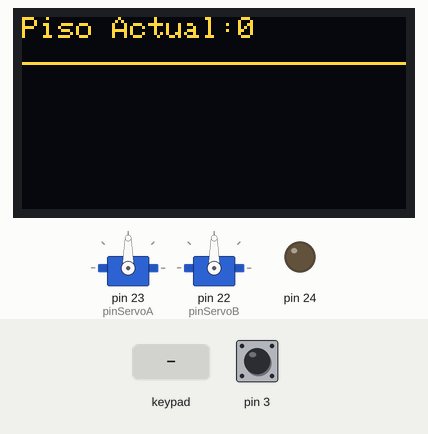
This sketch was run on a simulated Arduino Mega 2560, built with avr-gcc and run on an emulated ATmega2560. On the bench: 2 × servo, 128×64 one-colour display, output pins drawn as LEDs (lit = HIGH). The test bench sets the inputs (shaded band); at power-on: pin 3 LOW. The OLED is the two-colour kind (top 16 rows yellow); what the sketch prints to the serial monitor is not drawn.

Above: at 1.3 s.
1.4 s: keypad keys 1 3 9 7 2 2 2 2 pressed 0.4 s apart
At 1.68 s:
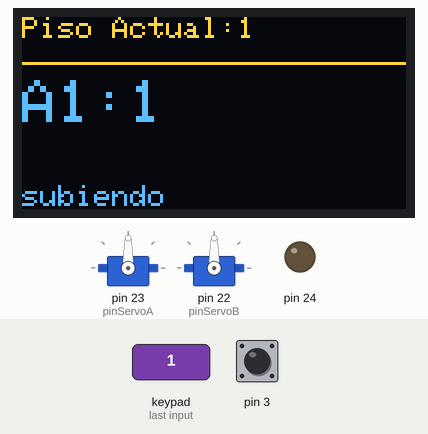
At 2.3 s:
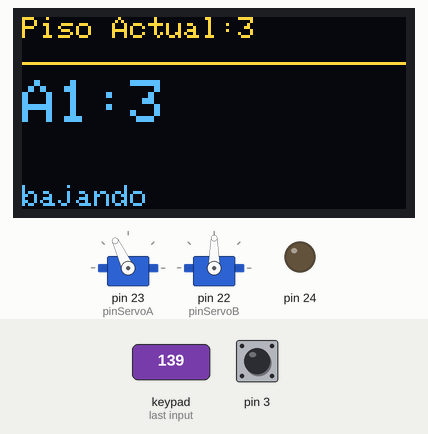
6.1 s: pin 3 pulsed HIGH 2 times (0.12 s each, 0.3 s apart)
At 8.4 s:
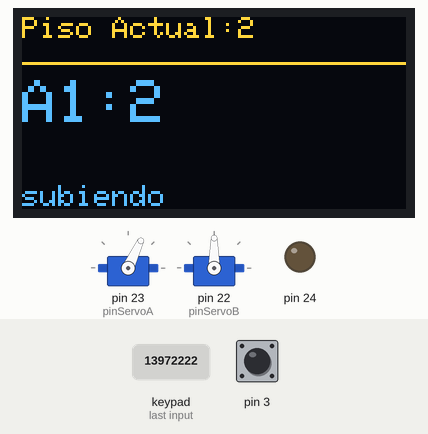
Timing chart, 0 to 9.9 s (numbered marks = the images above; inputs shaded):
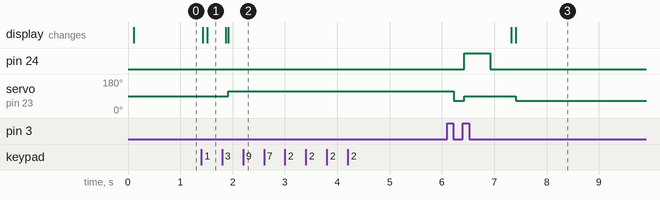

Measured:
- after the input at 1.4 s, servo on pin 23 (pinServoA): 90° → 115° after 0.52 s; the display: first changes at once (image 1 shows a later state)
- after the input at 6.1 s, pin 24: LOW → HIGH after 0.32 s, → LOW 0.50 s later; servo on pin 23 (pinServoA): 115° → 65° after 0.12 s, → 90° 0.20 s later, → 65° 0.99 s later; the display: first changes after 1.2 s (image 3 shows a later state)

The sketch:

ProyectoIII.ino
```cpp
#include <Servo.h>
#include <Keypad.h>
#include "OpticalSensor.h"
#include "ElevatorDisplay.h"
#include "Elevator.h"

ElevatorDisplay elevatorDisplay;

OpticalSensor opticalSensorsA[] = {
    OpticalSensor(2),
    OpticalSensor(3),
    OpticalSensor(4),
    OpticalSensor(5)};
int pinServoA = 23;
Servo servoA;
Elevator elevatorA(opticalSensorsA, servoA);

OpticalSensor opticalSensorsB[] = {
    OpticalSensor(6),
    OpticalSensor(7),
    OpticalSensor(8),
    OpticalSensor(9)};
int pinServoB = 22;
Servo servoB;

Elevator elevatorB(opticalSensorsB, servoB);

Elevator *selectBestElevator(int targetFloor)
{
  bool aAvailable = !elevatorA.getLocked();
  bool bAvailable = !elevatorB.getLocked();

  if (!aAvailable && !bAvailable)
    return nullptr;

  if (aAvailable && !bAvailable)
    return &elevatorA;
  if (!aAvailable && bAvailable)
    return &elevatorB;

  // Comparar distancia si ambos están disponibles
  int distanceA = abs(elevatorA.getCurrentFloor() - targetFloor);
  int distanceB = abs(elevatorB.getCurrentFloor() - targetFloor);

  Serial.print("Elevator A distance: ");
  Serial.println(elevatorA.getCurrentFloor() - targetFloor);
  Serial.print("Elevator B distance: ");
  Serial.println(elevatorB.getCurrentFloor() - targetFloor);

  return (distanceA <= distanceB) ? &elevatorA : &elevatorB;
}

const byte ROWS = 4;
const byte COLS = 4;
char keys[ROWS][COLS] = {
    {'1', '2', '3', 'A'},
    {'4', '5', '6', 'B'},
    {'7', '8', '9', 'C'},
    {'*', '0', '#', 'D'}};

// Pines personalizados (filas y columnas)
byte rowPins[ROWS] = {39, 41, 43, 45}; // Filas (R1, R2, R3, R4)
byte colPins[COLS] = {47, 49, 51, 53}; // Columnas (C1, C2, C3, C4)

Keypad keypad = Keypad(makeKeymap(keys), rowPins, colPins, ROWS, COLS);

void setup()
{
  Serial.begin(9600);
  Serial1.begin(9600);

  elevatorA.begin(pinServoA, 1);
  elevatorB.begin(pinServoB, 2);

  elevatorDisplay.begin();
  elevatorDisplay.setFloorNumber(0);

  pinMode(24, OUTPUT);
}

void loop()
{
  char key = ' ';

  if (Serial1.available())
  {
    key = Serial1.read();
  }


  char keypadKey = keypad.getKey();
  if (keypadKey)
  {
    key = keypadKey;
  }

  if (key != ' ')
  {

    elevatorA.updateActivity();
    elevatorB.updateActivity();

    Serial.print("Tecla presionada: ");
    Serial.println(key);
    Elevator *elevatorC = selectBestElevator(key - '1');

    if (key == '1')
    {

      elevatorC->setFloorNumber(0, elevatorDisplay);
    }
    else if (key == '2')
    {

      elevatorC->setFloorNumber(1, elevatorDisplay);
    }
    else if (key == '3')
    {

      elevatorC->setFloorNumber(2, elevatorDisplay);
    }
    else if (key == '4')
    {

      elevatorC->setFloorNumber(3, elevatorDisplay);
    }
    else if (key == '5')
    {
      elevatorC->setFloorNumber(4, elevatorDisplay);
    }
    else if (key == '*')
    {
      elevatorA.setLocked(!elevatorA.getLocked(), elevatorDisplay);
      Serial.println("Ascensor bloqueado A");
    }
    else if (key == '#')
    {
      elevatorB.setLocked(!elevatorB.getLocked(), elevatorDisplay);
      Serial.println("Ascensor bloqueado A");
    }
    else
    {
      Serial.println("Tecla no válida");
    }
  }

  elevatorA.checkReturnToHome(elevatorDisplay);
  elevatorB.checkReturnToHome(elevatorDisplay);

  //  delay(1000);
}
```

BlinkModule.cpp
```cpp
#include "BlinkModule.h"
#include <Arduino.h>

BlinkModule::BlinkModule(int pin) {
  _pin = pin;
}

void BlinkModule::begin() {
  pinMode(_pin, OUTPUT);
}

void BlinkModule::blink(int tiempo) {
  digitalWrite(_pin, HIGH);
  delay(tiempo);
  digitalWrite(_pin, LOW);
  delay(tiempo);
}
```

BlinkModule.h
```cpp
#ifndef BLINK_MODULE_H  // Evita incluir múltiples veces el mismo archivo
#define BLINK_MODULE_H

#include <Arduino.h>  // Necesario para usar delay(), etc.

class BlinkModule {
  public:
    BlinkModule(int pin);  // Constructor
    void begin();          // Inicializar el pin
    void blink(int delayTime);  // Hacer parpadear el LED

  private:
    int _pin;  // Guarda el pin del LED
};

#endif
```

Elevator.cpp
```cpp
#include "Elevator.h"
#include "ElevatorDisplay.h"
#include "OpticalSensor.h"
#include <Arduino.h>
#include <Wire.h>
#include <Adafruit_GFX.h>
#include <Adafruit_SSD1306.h>
#include <Servo.h>

Elevator::Elevator(OpticalSensor *opticalSensors, Servo servo)

{
    _opticalSensors = opticalSensors;
    _servo = servo;
}

void Elevator::begin(int pinServo, int elevatorID)
{

    _elevatorID = elevatorID;
    _servo.attach(pinServo);
    _servo.write(90);

    for (int i = 0; i < sizeof(_opticalSensors) / sizeof(_opticalSensors[0]); i++)
    {
        _opticalSensors[i].begin();
    }
}

void Elevator::setFloorNumber(int floor, ElevatorDisplay &elevatorDisplay)
{

    bool isUp = floor > _floorNumber;

    elevatorDisplay.setFloorNumber(floor + 1);
    elevatorDisplay.setFloorElevator(String(floor + 1), _elevatorID);
    elevatorDisplay.writeInTheEnd(isUp);

    int sensorIndex;
    if (_floorNumber == floor)
    {
        Serial.println("El ascensor ya está en el piso solicitado.");
        return;
    }

    if (isUp)
    {
        sensorIndex = floor - 1;
        Serial.println("Subiendo al piso " + String(floor + 1));
        _servo.write(_uploadSpeed);
        _opticalSensors[sensorIndex].waitInterruption();
        Serial.println("casi Llegaste al piso " + String(floor + 1));
        _servo.write(_downloadSpeed);
        _opticalSensors[sensorIndex].waitDetection();
        _servo.write(90);
        Serial.println("Llegaste al piso " + String(floor + 1));

        _floorNumber = floor;
    }
    else
    {
        sensorIndex = floor;
        Serial.println("Bajando al piso " + String(floor + 1));
        _servo.write(_downloadSpeed);
        _opticalSensors[sensorIndex].waitInterruption();
        _servo.write(90);
        Serial.println("Llegaste al piso " + String(floor + 1));

        _floorNumber = floor;
    }

    digitalWrite(24, HIGH);
    delay(500);
    digitalWrite(24, LOW);
}

void Elevator::setLocked(bool lock, ElevatorDisplay &elevatorDisplay)
{
    _locked = lock;

    elevatorDisplay.setFloorElevator(lock ? "lock" : String(_floorNumber), _elevatorID);
}

int Elevator::getLocked()
{
    return _locked;
}

int Elevator::getID()
{
    return _elevatorID;
}

int Elevator::getCurrentFloor()
{
    return _floorNumber;
}

void Elevator::updateActivity()
{
    lastActivityTime = millis();
    returningHome = false;
}

void Elevator::checkReturnToHome( ElevatorDisplay &elevatorDisplay)
{
    if (getCurrentFloor() == 0 || getLocked())
    {
        return;
    }

    if (millis() - lastActivityTime > returnDelay && !returningHome)
    {
        returningHome = true;
        setFloorNumber(0, elevatorDisplay);
        Serial.println("Ascensor retornando al piso 1 por inactividad");
    }
}
```

Elevator.h
```cpp
#ifndef ELEVATOR_H
#define ELEVATOR_H

#include "ElevatorDisplay.h"

#include <Arduino.h>
#include "OpticalSensor.h"
#include <Servo.h>

class Elevator
{
public:
  Elevator(OpticalSensor *opticalSensors, Servo servo);
  void begin(int pinServo, int elevatorID = 0);
  void setFloorNumber(int floor, ElevatorDisplay &elevatorDisplay);
  void setLocked(bool lock, ElevatorDisplay &elevatorDisplay);
  int getLocked();
  int getID();
  int getCurrentFloor();
  unsigned long lastActivityTime;
  const unsigned long returnDelay = 30000;
  bool returningHome = false;
  void checkReturnToHome(ElevatorDisplay &elevatorDisplay);
  void updateActivity();

private:
  OpticalSensor *
      _opticalSensors;
  Servo _servo;
  int _floorNumber = 0;
  int _elevatorID = 0;
  int _downloadSpeed = 65;
  int _uploadSpeed = 115;
  bool _locked = false;
};

#endif
```

ElevatorDisplay.cpp
```cpp
#include "ElevatorDisplay.h"
#include <Arduino.h>
#include <Wire.h>
#include <Adafruit_GFX.h>
#include <Adafruit_SSD1306.h>

#define SCREEN_WIDTH 128
#define SCREEN_HEIGHT 64
#define YELLOW_HEIGHT 16
#define BLUE_HEIGHT (SCREEN_HEIGHT - YELLOW_HEIGHT)

Adafruit_SSD1306 display(SCREEN_WIDTH, SCREEN_HEIGHT, &Wire, -1);

ElevatorDisplay::ElevatorDisplay()
{
    // Constructor vacío
}

void ElevatorDisplay::begin()
{
    // Wire.begin(sda, scl);
    if (!display.begin(SSD1306_SWITCHCAPVCC, 0x3C))
    {
        Serial.println("Error en pantalla OLED");
        while (1)
            ;
    }
    display.clearDisplay();
    display.clearDisplay();
    display.setTextSize(1);
    display.setTextColor(WHITE);
    display.setCursor(0, 0);
    display.drawLine(0, YELLOW_HEIGHT - 1, SCREEN_WIDTH - 1, YELLOW_HEIGHT - 1, WHITE);
    display.display();
}

void ElevatorDisplay::setFloorNumber(int floor)
{
    display.startWrite();
    display.setTextColor(WHITE);
    display.setTextSize(1.25);
    display.setCursor(0, 0);

    display.fillRect(0, 0, display.width(), 8, BLACK);
    display.display();

    display.setCursor(0, 0);
    display.println("Piso Actual:" + String(floor));
    display.endWrite();
    display.display();
}

void ElevatorDisplay::setFloorElevator(String floor, int elevator)
{
    display.setTextSize(2);
    display.setTextColor(WHITE);

    if (elevator == 1)
    {
        display.fillRect(0, YELLOW_HEIGHT + 5, display.width(), 16, BLACK);
        display.setCursor(0, YELLOW_HEIGHT + 5);
        display.println("A1:" + floor);
    }

    if (elevator == 2)
    {
        display.fillRect(0, YELLOW_HEIGHT + 25, display.width(), 16, BLACK);
        display.setCursor(0, YELLOW_HEIGHT + 25);
        display.println("A2:" + floor);
    }

    display.display();
}

void ElevatorDisplay::writeInTheEnd(bool b)
{
    display.setTextSize(1);
    display.setTextColor(WHITE);
    display.setCursor(0, SCREEN_HEIGHT - 8);
    display.fillRect(0, SCREEN_HEIGHT - 8, display.width(), 8, BLACK);
    display.println(b ? "bajando" : "subiendo");
    display.display();
}
```

ElevatorDisplay.h
```cpp
#ifndef ELEVATOR_DISPLAY_H
#define ELEVATOR_DISPLAY_H

#include <Arduino.h>

class ElevatorDisplay {
  public:
    ElevatorDisplay();
    void begin();
    void setFloorNumber(int floor);
    void setFloorElevator(String floor, int elevator);
    void writeInTheEnd(bool b);
  private:
};

#endif
```

OpticalSensor.cpp
```cpp
#include "OpticalSensor.h"
#include <Arduino.h>

OpticalSensor::OpticalSensor(int pin) {
  _pin = pin;
}

void OpticalSensor::begin() {
  pinMode(_pin, INPUT_PULLUP);
}

bool OpticalSensor::isDetected() {
  return digitalRead(_pin) == HIGH;
}

void OpticalSensor::waitInterruption() {
  bool oldState = false;
  while (isDetected() || !oldState) {
    oldState = isDetected();
    // Serial.println("Esperando interrupción...");
    // Serial.println("Estado actual: " + String(isDetected()));
    // Serial.println("Estado anterior: " + String(oldState));
    delay(50);
  }
}

void OpticalSensor::waitDetection() {

  while (!isDetected()) {

    delay(50);
  }
}
```

OpticalSensor.h
```cpp
#ifndef OPTICAL_SENSOR_H  // Evita incluir múltiples veces el mismo archivo
#define OPTICAL_SENSOR_H

#include <Arduino.h>  // Necesario para usar delay(), etc.

class OpticalSensor {
  public:
    OpticalSensor(int pin);
    void begin();
    bool isDetected();
    void waitInterruption();
    void waitDetection();

  private:
    int _pin;
};

#endif
```
